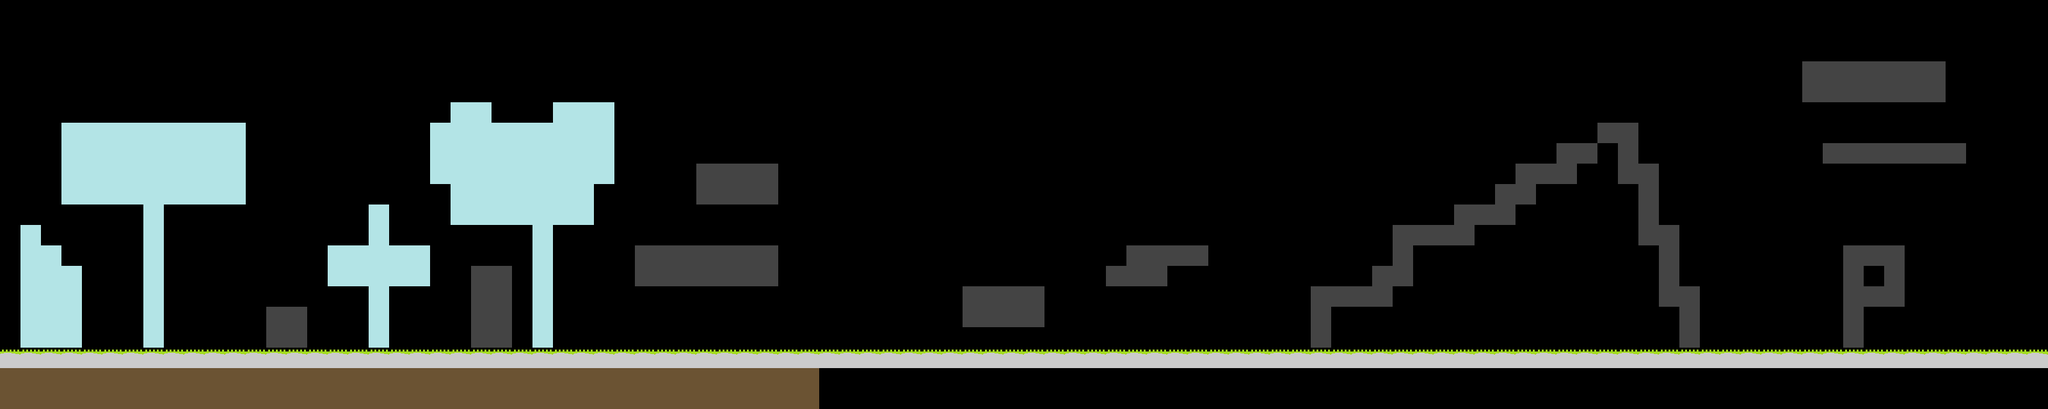

The image is a tile-based game level rendered from a .tmx file. Its description and source (layers, tilesets, objects; grid data summarised) follow:
An orthogonal 100x20 tile map with 32x32 px tiles, 3 tile layers (fundo, colider, chao) and 3 objects (spawn, enemy, enemy2).

<map version="1.8" tiledversion="1.8.2" orientation="orthogonal" renderorder="right-down" width="100" height="20" tilewidth="32" tileheight="32" infinite="0" nextlayerid="8" nextobjectid="4">
 <tileset firstgid="1" name="map" tilewidth="32" tileheight="32" tilecount="6" columns="3">
  <image source="map.png" width="96" height="64" />
  <tile id="0">
   <properties>
    <property name="collider" type="bool" value="true" />
   </properties>
  </tile>
  <tile id="1">
   <properties>
    <property name="collider" type="bool" value="false" />
   </properties>
  </tile>
  <tile id="2">
   <properties>
    <property name="collider" type="bool" value="true" />
   </properties>
  </tile>
  <tile id="3">
   <properties>
    <property name="collider" type="bool" value="false" />
   </properties>
  </tile>
  <tile id="4">
   <properties>
    <property name="collider" type="bool" value="false" />
   </properties>
  </tile>
  <tile id="5">
   <properties>
    <property name="collider" type="bool" value="true" />
   </properties>
  </tile>
 </tileset>
 <layer id="3" name="fundo" width="100" height="20">
  <data>[2000 cells, 125 non-empty, 1 distinct tile ids]</data>
 </layer>
 <objectgroup id="6" name="player" locked="1">
  <object id="1" name="spawn" type="spawn" x="66" y="522">
   <point />
  </object>
 </objectgroup>
 <objectgroup id="7" name="enemy" locked="1">
  <object id="2" name="enemy" type="enemy" x="920" y="520">
   <point />
  </object>
  <object id="3" name="enemy2" type="enemy2" x="636" y="520">
   <point />
  </object>
 </objectgroup>
 <layer id="5" name="colider" width="100" height="20">
  <data>[2000 cells, 118 non-empty, 1 distinct tile ids]</data>
 </layer>
 <layer id="4" name="chao" width="100" height="20" locked="1">
  <data>[2000 cells, 180 non-empty, 2 distinct tile ids]</data>
 </layer>
</map>